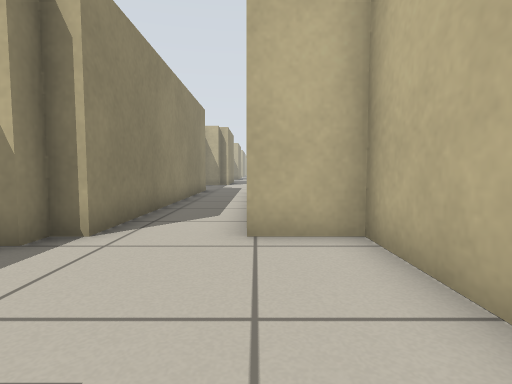
view 1 (above)

24 first-person views from a walk through a Stage world. The camera is 0.5 m above the floor, tilts 4° down and sees 80° across. The lines on the ground mark 1 m squares. The floor is counted in squares, 0.5 m on a side. Each view is taken from the middle of a square. On the plan, view 1 faces up. The plan holds only what a view shows up to about 12 squares ahead; the rest is blank. The place goes on beyond the plan. The robots in the file are not drawn.

view 2
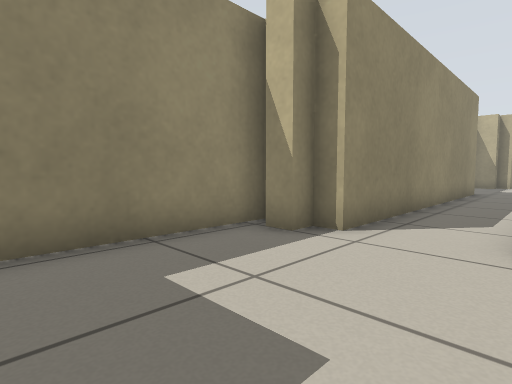

view 3
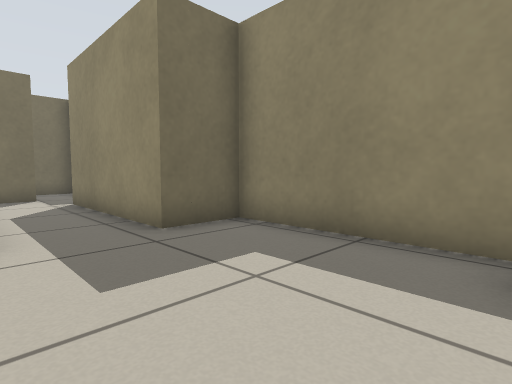

view 4
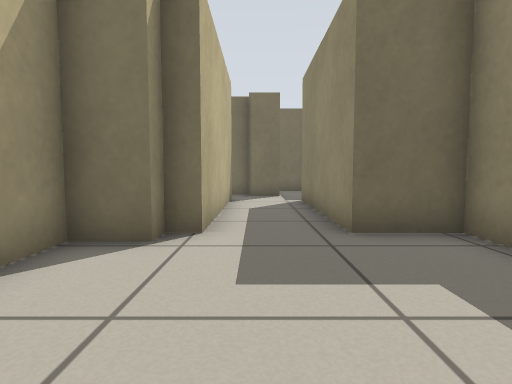

view 5
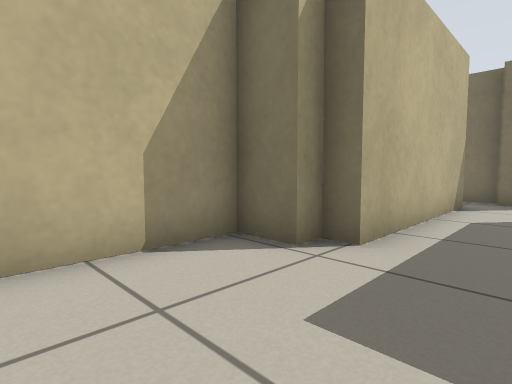

view 6
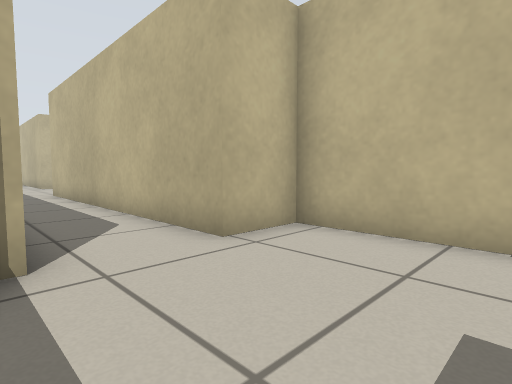

view 7
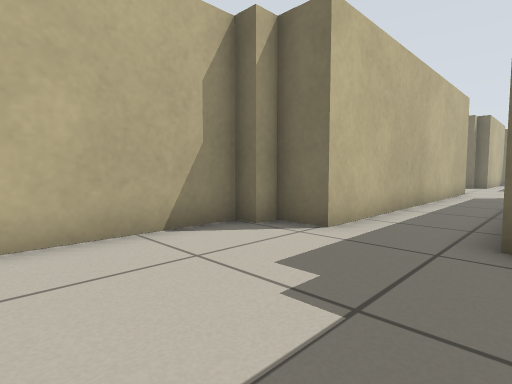

view 8
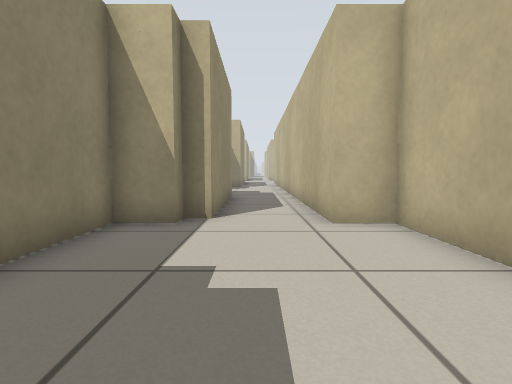

view 9
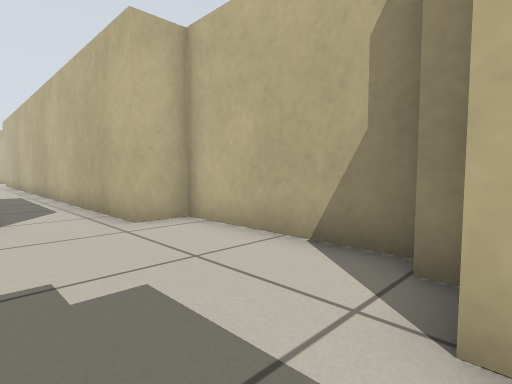

view 10
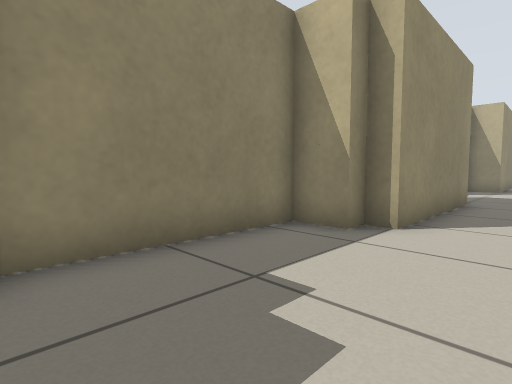

view 11
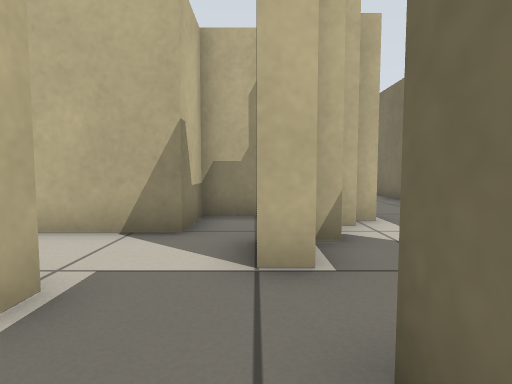

view 12
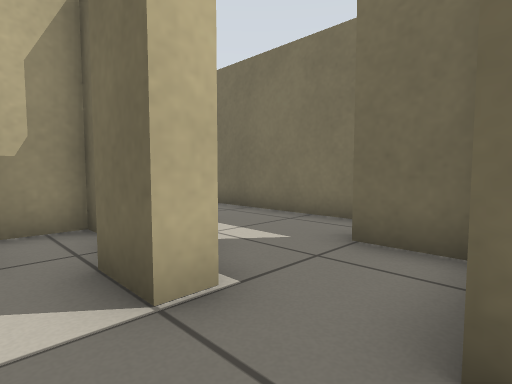

view 13
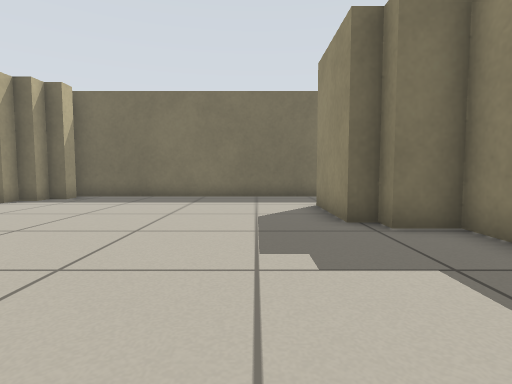

view 14
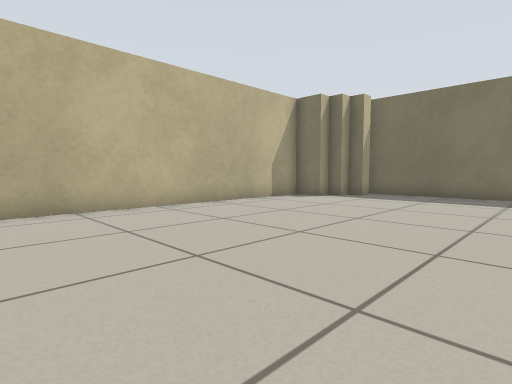

view 15
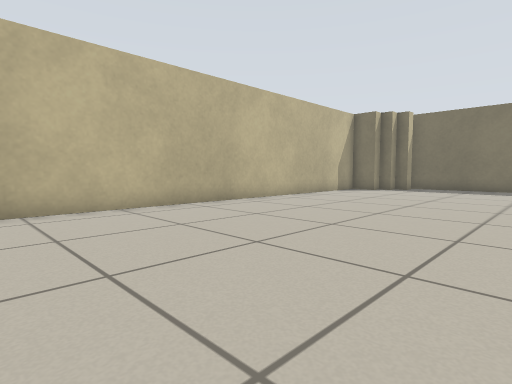

view 16
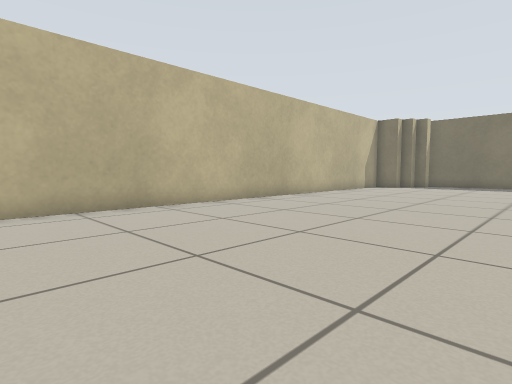

view 17
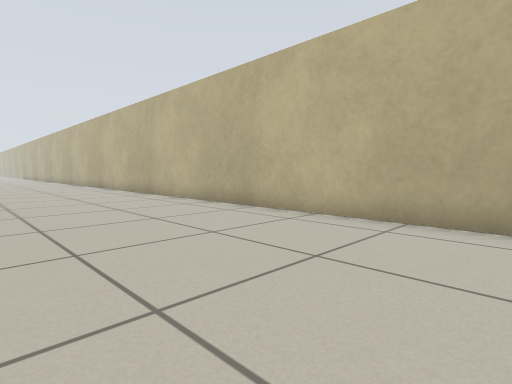

view 18
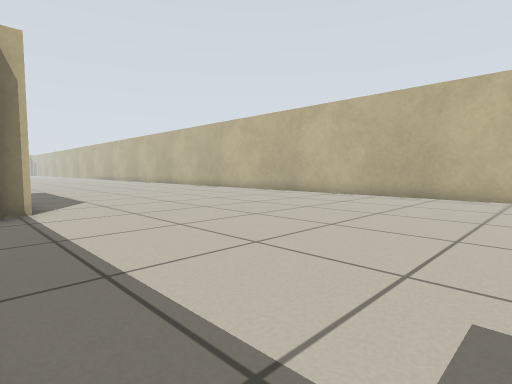

view 19
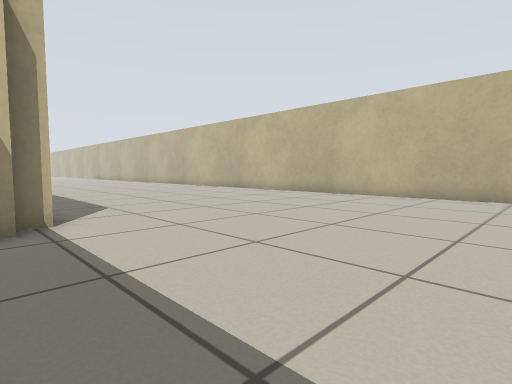

view 20
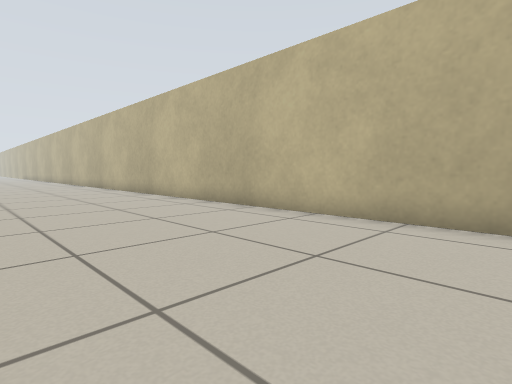

view 21
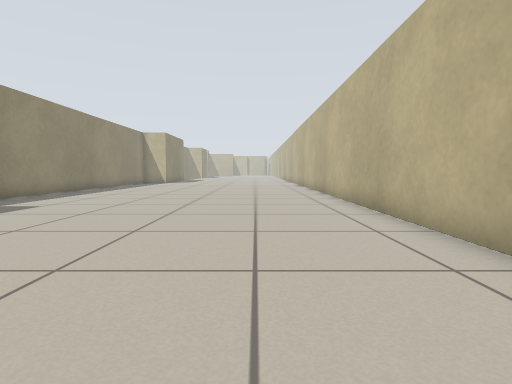

view 22
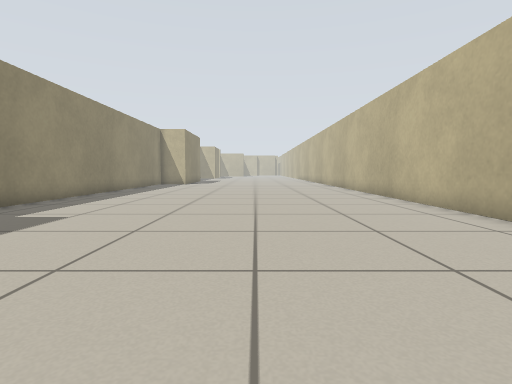

view 23
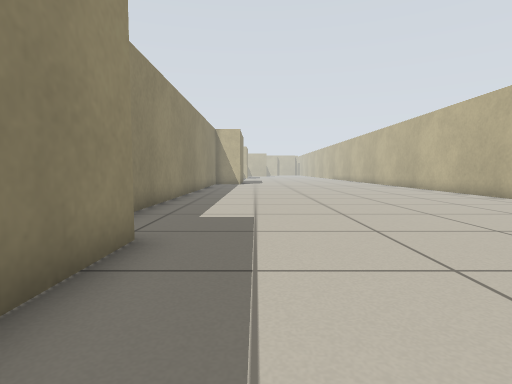

view 24
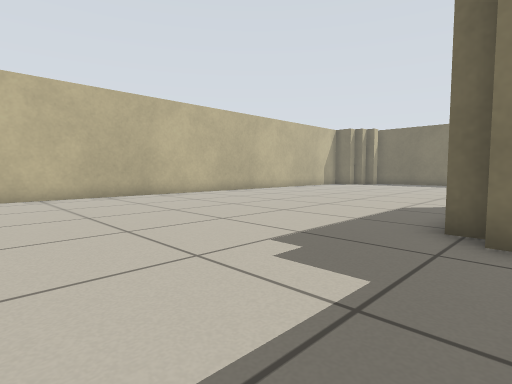

### Floor plan
Points are (right, up) in squares from view 1. A wall is a line through its corners. A room is listed if a view was taken in it or the views show most of it. See-through windows are left out.
Room 1 (views 1, 2, 3, 4, 5, 6)
walls: (-2.5, 4.6) (-3.1, 4.6) (-3.1, 4) (-3.8, 4); (-4.3, 4.6) (-4.3, -0.8) (-2.5, -0.8) (-2.5, -6.2) (-3, -6.2); (-0.1, -6.8) (-0.1, -0.8) (0.5, -0.8) (0.5, -0.2) (1.7, -0.2) (1.7, 4.6) (-0.1, 4.6); (-1.9, -8) (-0.6, -8)
ways out: opening at (-1.5, 5) to room 2; opening at (-3, -7) to room 3
Room 2 (views 7, 8, 9, 10)
walls: (-2.5, 14.8) (-2.5, 4.6); (-2.5, 20.7) (-3.7, 20.7) (-3.7, 16.2); (-1.9, 21.3) (-2.5, 21.3); (-0.1, 4.6) (-0.1, 15.3) (1.1, 15.3) (1.1, 15.9) (1.7, 15.9) (1.7, 20.7) (0.5, 20.7)
ways out: opening at (-1.5, 5) to room 1; opening at (-1, 20)
Room 3 (views 11, 12)
walls: (-1.9, -8.6) (-1.9, -8)
low walls: (-4.4, -8.6) (-3.6, -8.6)
ways out: opening at (-3, -7) to room 1; opening at (-3, -9)
Room 4 (views 13, 14, 15, 16, 17, 18, 19, 20, 21, 22, 23, 24)
walls: (1.7, 4.6) (2.2, 4.6); (2.4, 15.3) (1.6, 15.3); (2.3, 21.4) (2.3, 19); (0.5, -5.1) (0.5, -6.2) (1.6, -6.2) (1.6, -6.8) (2.3, -6.8) (2.3, -9.9); (13, -9.2) (13, 29.2); (1.1, -10.5) (1.1, -10); (10.6, -12.2) (10.6, -11.6) (11.2, -11.6) (11.2, -11) (11.8, -11) (11.8, -10.4); (1.1, 29.2) (1.1, 24.2); (-1.1, -12.8) (11, -12.8)
ways out: opening at (-2, -10)
Room 5 (no view inside)
walls: (-0.7, -8.6) (0.2, -8.6); (1.7, -8.6) (1.7, -6.8); (1.6, -6.8) (-0.1, -6.8)

Where each view was taken, in squares from view 1:
view 1: 0 up, 0 right, facing up
view 2: 0 up, 0 right, facing up-left
view 3: 4 up, 0 right, facing down-left
view 4: 4 up, 1 left, facing down
view 5: 3 up, 2 left, facing down-right
view 6: 1 up, 3 left, facing up-right
view 7: 20 up, 3 left, facing down-right
view 8: 15 up, 1 left, facing up
view 9: 15 up, 2 left, facing up-right
view 10: 16 up, 0 right, facing up-left
view 11: 8 down, 5 left, facing right
view 12: 7 down, 4 left, facing down-right
view 13: 1 down, 4 right, facing down
view 14: 0 up, 5 right, facing down-right
view 15: 5 up, 5 right, facing down-right
view 16: 8 up, 5 right, facing down-right
view 17: 4 up, 7 right, facing up-right
view 18: 7 up, 1 right, facing up-right
view 19: 9 up, 1 right, facing up-right
view 20: 10 up, 7 right, facing up-right
view 21: 15 up, 10 right, facing up
view 22: 17 up, 8 right, facing up
view 23: 17 up, 4 right, facing up
view 24: 10 up, 1 right, facing down-right
